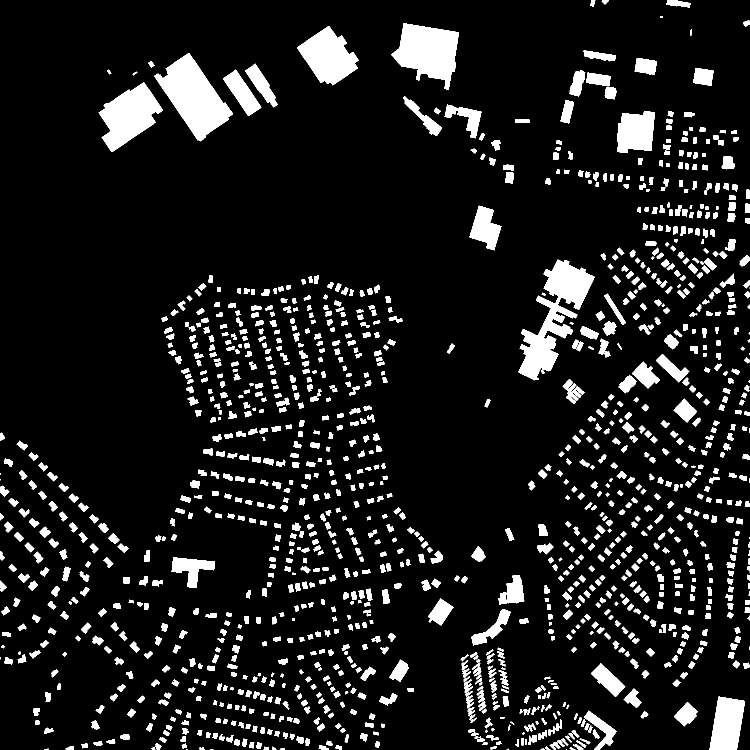
#> input picture new_2/22678915_15 (1).png, 1500 x 1500 px (shown at 1/2 size)
$ python area.py
#> lines starting #> are read from the running program, lines starting #| are printed output that depends on the picture; after the words box and inside, x2 and y2 are one past the last pixel; in counts of white or black regions, pixels touching at a corner belong together
import cv2
import numpy as np
import json

# Load the binary mask image
pred_mask = cv2.imread('22678915_15 (1).png', cv2.IMREAD_GRAYSCALE)
#> pred_mask: shape (1500, 1500); 10.6% white; 1337 white regions (19 under 20 px), largest, box (x1, y1, x2, y2) and area: (1037, 519, 1189, 761) 13742, (308, 106, 466, 283) 13046, (782, 46, 918, 179) 10909

# Define the center coordinates of the image (lat, lon)
lat = 26.1445  # Replace with the actual latitude
lon = 91.7362  # Replace with the actual longitude
image_center = (pred_mask.shape[1] // 2, pred_mask.shape[0] // 2)
#> image_center = (750, 750)

# Calculate connected components and stats
num_labels, labels, stats, centroids = cv2.connectedComponentsWithStats(pred_mask, connectivity=8)
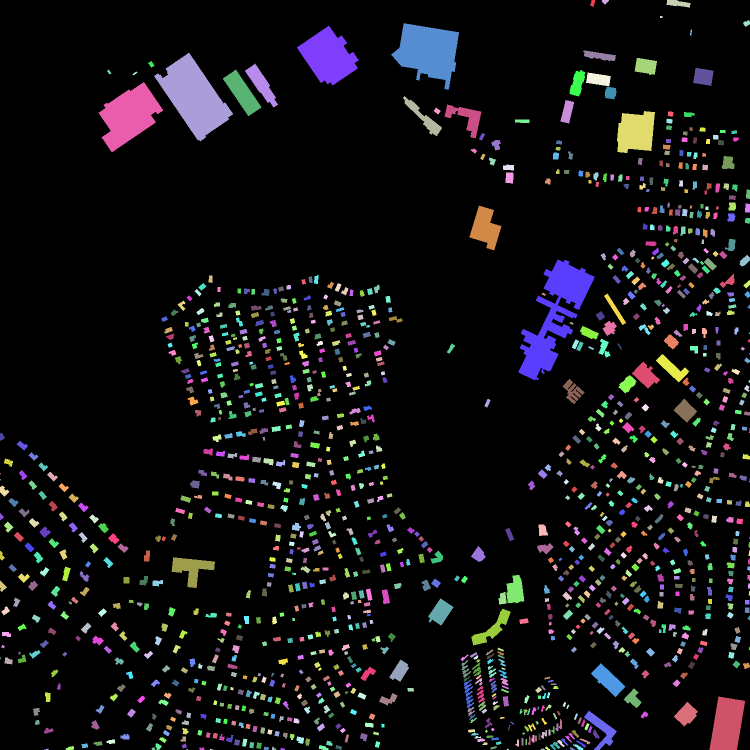
#> labels: shape (1500, 1500) int32 (shown at 1/2 size); 1338 distinct labels, from 0 to 1337; one colour per label, 0 black
#> num_labels = 1338; stats = 1338 rows, first 6: [0, 0, 1500, 1500, 2012517], [1180, 0, 11, 13, 94], [1203, 0, 15, 9, 84], [1333, 0, 48, 15, 476], [1320, 32, 5, 4, 20], [1486, 40, 14, 14, 115]; centroids = 1338 pairs, first value 0 to 1499, second value 2.83 to 1499

# Prepare a list to store the area of each patch and its coordinates
patch_areas = []

# Iterate through each component, ignoring the background (label 0)
for label in range(1, num_labels):
    area = int(stats[label, cv2.CC_STAT_AREA])

    # Extract the coordinates of the patch
    mask = np.zeros_like(labels, dtype=np.uint8)
    mask[labels == label] = 255
    contours, _ = cv2.findContours(mask, cv2.RETR_EXTERNAL, cv2.CHAIN_APPROX_SIMPLE)

    if contours:
        contour = contours[0]
        coords = contour.squeeze().tolist()
        coords = [[coord[0] - image_center[0] + lon, image_center[1] - coord[1] + lat] for coord in coords]  # Adjust coordinates to center
        patch_areas.append({'label': int(label), 'area': area, 'coords': coords})
#> this loop made 1337 passes
#> area on passes 1 to 12: 94, 84, 476, 20, 115, 10909, 8264, 34, 789, 13046, 1140, 89
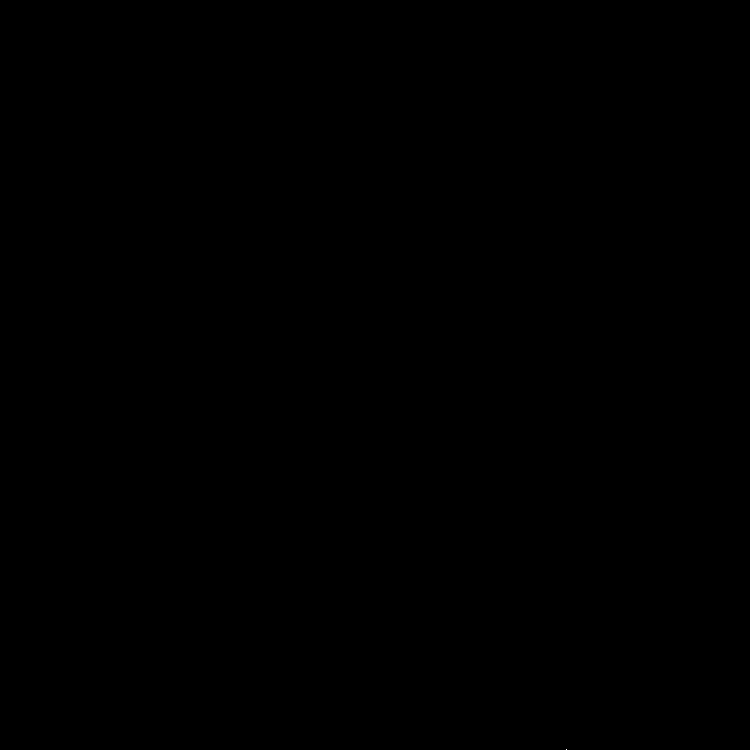
#> mask: shape (1500, 1500) (shown at 1/2 size); 0% white in thin lines or dots, all inside (x1, y1, x2, y2) = (1132, 1499, 1134, 1500)
#> after the loop, patch_areas = 1337 items

# Save the area data to a JSON file
with open('static/patch_areas.json', 'w') as f:
    json.dump(patch_areas, f)

print(f"Patch areas and coordinates saved to static/patch_areas.json")
